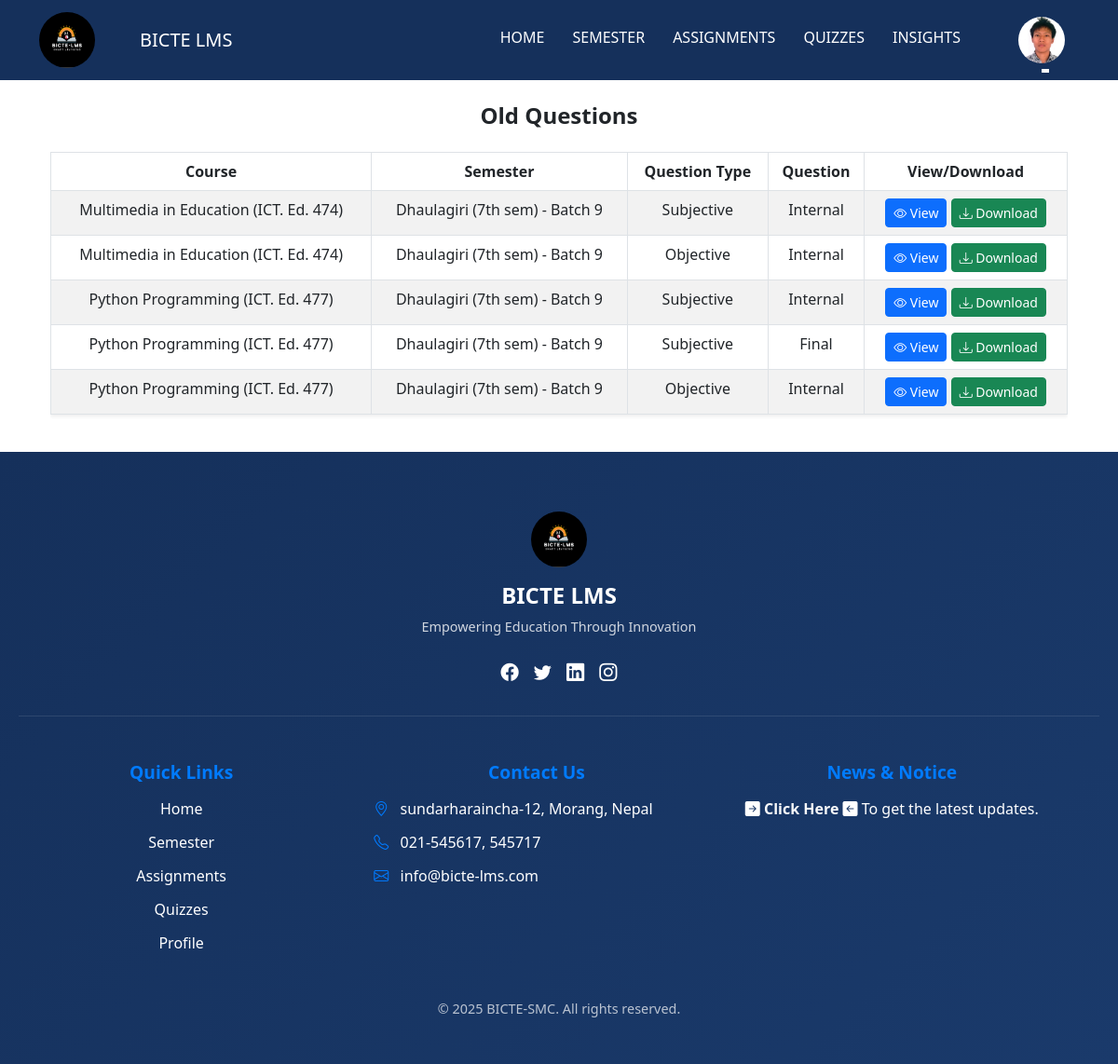
Screenshot of /api/student-home-oldquestions/ (signed in) with the database file from the repository.
### main/models.py (models this page shows, shortened)
class Student(models.Model):
    profile_picture = models.ImageField(upload_to='student_pics/', null=True, blank=True, default='no_image2.jpg')
    st_exam_roll_no = models.CharField(max_length=8, default='00000000')
    st_reg_no = models.CharField(max_length=40, default='0-0-000-00-0000')
    st_name = models.CharField(max_length=100)
    st_date_of_birth = models.DateField(null=True, blank=True)
    st_address = models.CharField(max_length=255)
    st_contact = models.CharField(max_length=15)
    enrollment_date = models.IntegerField(null=True, blank=True)
    st_email = models.EmailField(unique=True)
    st_password = models.CharField(max_length=128, default='studentSMC1')  # Default password
    st_gender = models.CharField(max_length=10, choices=[('Male', 'Male'), ('Female', 'Female'), ('Other', 'Other')], null=True, blank=True)
    st_father_name = models.CharField(max_length=100, null=True, blank=True)
    semester = models.ForeignKey('Semester', on_delete=models.CASCADE)
    email_sent = models.BooleanField(default=False)  # Track if email has been sent
    class Meta:
        verbose_name = "Student"
        verbose_name_plural = "Students"

class OldQuestion(models.Model):
    QUESTION_TYPES = [
        ('Objective', 'Objective'),
        ('Subjective', 'Subjective'),
    ]
    QUESTION_LEVELS = [
        ('Internal', 'Internal'),
        ('Final', 'Final'),
    ]
    question_level = models.CharField(max_length=20, choices=QUESTION_LEVELS, default='Internal')
    file = models.FileField(upload_to='old_questions/')
    course = models.ForeignKey('Course', on_delete=models.CASCADE)
    semester = models.ForeignKey('Semester', on_delete=models.CASCADE)
    question_type = models.CharField(max_length=20, choices=QUESTION_TYPES)

class Course(models.Model):
    syllabus_file = models.FileField(upload_to='syllabus_files/', null=True, blank=True)
    subject_code = models.CharField(max_length=20)
    title = models.CharField(max_length=50)
    description = models.TextField()
    credits = models.IntegerField()
    is_elective = models.BooleanField(default=False, blank=True, null=True)
    semester = models.ForeignKey(Semester, on_delete=models.CASCADE)
    teacher = models.ForeignKey(Teacher, on_delete=models.SET_NULL, null=True, blank=True)
    def __str__(self):
        return f"{self.title} ({self.subject_code})"
    class Meta:
        verbose_name = "Course"
        verbose_name_plural = "Courses"

class Semester(models.Model):
    EVEREST = "EV"
    ANNAPURNA = "AN"
    KANCHENJUNGA = "KA"
    MANASLU = "MA"
    LHOTSE = "LH"
    MAKALU = "MK"
    DHAULAGIRI = "DH"
    LANGTANG = "LA"
    SEMESTER_CHOICES = [
        (EVEREST, "Everest (1st sem)"),
        (ANNAPURNA, "Annapurna (2nd sem)"),
        (KANCHENJUNGA, "Kanchenjunga (3rd sem)"),
        (MANASLU, "Manaslu (4th sem)"),
        (LHOTSE, "Lhotse (5th sem)"),
        (MAKALU, "Makalu (6th sem)"),
        (DHAULAGIRI, "Dhaulagiri (7th sem)"),
        (LANGTANG, "Langtang (8th sem)"),
    ]
    se_name = models.CharField(max_length=2, choices=SEMESTER_CHOICES, default=EVEREST)
    batch = models.CharField(max_length=20)
    start_date = models.DateField()
    end_date = models.DateField(null=True, blank=True)
    is_active = models.BooleanField(default=True, verbose_name="Is Active")
    def __str__(self):
        return f"{self.get_se_name_display()} - Batch {self.batch}"
    class Meta:
        verbose_name = "Semester"
        verbose_name_plural = "Semesters"

### main/views.py (the view)
# urls.py: path('student-home-oldquestions/', views.StudentOldQuestionsPage.as_view(), name='student-home-oldquestions'),
class StudentOldQuestionsPage(LoginRequiredMixin, TemplateView):
    template_name = 'student_template/st_oldquestions.html'
    login_url = '/api/login/'
    def get_context_data(self, **kwargs):
        context = super().get_context_data(**kwargs)
        try:
            student = Student.objects.get(id=self.request.session.get('user_id'))
            context['student'] = student
            old_questions = OldQuestion.objects.filter(semester=student.semester).order_by('course__title')
            context['old_questions'] = old_questions
            if not old_questions.exists():
                context['warning'] = "No old questions available for your semester."
        except Student.DoesNotExist:
            context['error'] = 'Student not found. Please log in again.'
        return context

### templates/student_template/st_oldquestions.html (shortened to what this page needs)
{% extends 'student_template/st_base_template.html' %} {% block title %}Old Questions - BICTESMC{% endblock %} {% block content %}
<div class="container mt-4 mb-4">
    <h2 class="mb-4 text-center fw-bold text-dark fs-4">Old Questions</h2>
    {% if error %}
    <div class="alert alert-danger text-center">{{ error }}</div>
    {% elif warning %}
    <div class="alert alert-warning text-center">{{ warning }}</div>
    {% else %}
    <div class="table-responsive">
        <table class="table table-bordered table-striped table-hover shadow-sm">
            <thead class="thead-dark">
                <tr>
                    <th class="text-center fs-6">Course</th>
                    <th class="text-center fs-6">Semester</th>
                    <th class="text-center fs-6">Question Type</th>
                    <th class="text-center fs-6">Question</th>
                    <th class="text-center fs-6">View/Download</th>
                </tr>
            </thead>
            <tbody>
                {% for question in old_questions %}
                <tr class="animate__animated animate__fadeIn">
                    <td class="text-center" data-label="Course">{{ question.course }}</td>
                    <td class="text-center" data-label="Semester">
                        {{ question.semester }}
                    </td>
                    <td class="text-center" data-label="Question Type">
                        {{ question.question_type }}
                    </td>
                    <td class="text-center" data-label="Question">
                        {{ question.question_level }}
                    </td>
                    <td class="text-center" data-label="View/Download">
                        <a href="{{ question.file.url }}" class="btn btn-primary btn-sm" target="_blank">
                            <i class="bi bi-eye"></i> View
                        </a>
                        <a href="{{ question.file.url }}" class="btn btn-success download_butto btn-sm" download>
                            <i class="bi bi-download"></i> Download
                        </a>
                    </td>
                </tr>
                {% endfor %}
            </tbody>
        </table>
    </div>
    {% endif %}
</div>
{% endblock %}

### templates/student_template/st_base_template.html (shortened to what this page needs)
<!DOCTYPE html>
<html lang="en">
<head>
    <link rel="stylesheet" href="https://cdn.jsdelivr.net/npm/bootstrap-icons@1.11.3/font/bootstrap-icons.min.css">
    <link href="https://cdn.jsdelivr.net/npm/bootstrap@5.3.0/dist/css/bootstrap.min.css" rel="stylesheet" />
</head>
<body>
    {% load static %}
    <nav class="navbar navbar-expand-lg navbar-dark bg-dark">
        <div class="container">
            <div class="navbar-logo">
                <img class="mt-auto mb-auto" src="{% static 'images/main_logo.png' %}" alt="Logo" />
            </div>
            <a class="navbar-brand ms-5" href="#">BICTE LMS</a>
            <div class="collapse navbar-collapse" id="navbarNav">
                <ul class="navbar-nav ms-auto this_pading">
                    <li class="nav-item custom-padding dropdown">
                        <a class="nav-link {% if request.path == '/api/student-home/' %}active{% endif %}" href="/api/student-home/">Home</a>
                    </li>
                    <li class="nav-item custom-padding">
                        <a class="nav-link {% if request.path == '/api/st-semester-view/' %}active{% endif %}" href="/api/st-semester-view/{{ student.semester.id }}/">Semester</a
              >
            </li>
              <li class="nav-item custom-padding">
                        <a class="nav-link {% if request.path == '/api/student-assignment-view/' %}active{% endif %}" href="/api/student-assignment-view/">Assignments</a>
                    </li>
                    <li class="nav-item custom-padding">
                        <a class="nav-link {% if request.path == '/api/leaderboard/' %}active{% endif %}" href="/api/leaderboard/">Quizzes</a
              >
            </li>
            <li class="nav-item custom-padding dropdown">
              <a
                class="nav-link {% if request.path == '#' %}active{% endif %}"
                href="#"
                >Insights</a
              >
            </li>
              </ul>
            <li class="nav-item dropdown user_profile">
              <a
                class="nav-link dropdown-toggle no-hover"
                href="#"
                id="navbarDropdown"
                role="button"
                data-bs-toggle="dropdown"
                aria-expanded="false"
              >
                {% if student.profile_picture %}
                <img
                  src="{{ student.profile_picture.url }}"
                  alt="Profile Picture"
                  class="rounded-circle"
                  style="width: 50px; height: 50px"
                />
                {% endif %}
              </a>
            </li>
        </div>
      </div>
    </nav>
    <div class="container mt-4">{% block content %}{% endblock %}</div>
    <footer class="footer-section">
      <div class="footer-container">
          <div class="footer-top">
              <div class="footer-brand">
                  <div class="navbar-logo">
                      <a href="#">
                        <img src="{% static 'images/main_logo.png' %}" alt="Logo" />
                      </a>
            </div>
            <h3 class="brand-name" style="color:white !important;">BICTE LMS</h3>
            <p class="brand-tagline">Empowering Education Through Innovation</p>
            <div class="social-icons">
                <a href="#" class="social-icon"><i class="bi bi-facebook"></i></a>
                <a href="#" class="social-icon"><i class="bi bi-twitter"></i></a>
                <a href="#" class="social-icon"><i class="bi bi-linkedin"></i></a>
                <a href="#" class="social-icon"><i class="bi bi-instagram"></i></a>
            </div>
        </div>
        </div>
        <div class="footer-links mt-5 pe-5" style=" justify-content: center;  ">
            <div class="links-column" style=" text-align: center;">
                <h4 class="links-title">Quick Links</h4>
                <ul>
                    <li><a href="/api/student-home/">Home</a></li>
                    <li>
                        {% if student.semester %}
                        <a href="{% url 'st-semester-view' student.semester.id %}">Semester</a> {% else %}
                        <span class="text-muted error_semester ">Semester (Not Assigned)</span> {% endif %}
                    </li>
                    <li><a href="/api/student-assignment/">Assignments</a></li>
                    <li><a href="/api/leaderboard/">Quizzes</a></li>
                    <li><a href="/api/student-profile/">Profile</a></li>
                </ul>
            </div>
            <div class="links-column">
                <h4 class="links-title  text-center">Contact Us</h4>
                <ul>
                    <li><i class="bi bi-geo-alt"></i> sundarharaincha-12, Morang, Nepal</li>
                    <li><i class="bi bi-telephone"></i> 021-545617, 545717</li>
                    <li><i class="bi bi-envelope"></i> info@bicte-lms.com</li>
                </ul>
            </div>
            <div class="links-column">
                <h4 class="links-title text-center">News &amp; Notice</h4>
                <p class=" text-center bi bi-arrow-right-square-fill">
                    <a href="/api/student-notice-list/" class="text-decoration-none text-light fw-bold"> Click Here </a><span class="bi bi-arrow-left-square-fill"> To get the latest updates</span>.</p>
            </div>
        </div>
        <div class="footer-bottom">
            <p>&copy; <span id="current-year"></span> BICTE-SMC. All rights reserved.</p>
        </div>
        </div>
        </footer>
</body>
</html>

### templates/student_template/st_base_template.html (style rules this page uses)
.navbar-logo img { width: 60px; height: 60px; border-radius: 50%; transition: transform 0.3s ease; }
.navbar { background-color: #15305b !important; }
.navbar .navbar-nav .nav-link { color: #fff !important; font-weight: 500; padding: 10px 15px; text-transform: uppercase; transition: all 0.3s ease; position: relative; }
.navbar .navbar-nav .nav-link::after { content: ''; position: absolute; width: 0; height: 2px; background: white; bottom: 0; left: 50%; transform: translateX(-50%); transition: width 0.3s ease; }
.custom-padding { padding-top: 10px; }
.user_profile { padding-left: 2rem; }
.footer-section { background: linear-gradient(135deg, #15305b, #1a3a6b); color: #fff; padding: 4rem 0 2rem 0; position: relative; overflow: hidden; }
.footer-container { max-width: 1200px; margin: 0 auto; padding: 0 20px; }
.footer-top { display: flex; flex-wrap: wrap; gap: 2rem; padding-bottom: 2rem; border-bottom: 1px solid rgba(255, 255, 255, 0.1); }
.footer-brand { flex: 1; min-width: 250px; display: flex; flex-direction: column; align-items: center; text-align: center; }
.navbar-logo img { width: 60px; height: 60px; border-radius: 50%; margin-bottom: 1rem; }
.brand-name { font-size: 1.5rem; font-weight: bold; margin-bottom: 0.5rem; }
.brand-tagline { font-size: 0.9rem; color: rgba(255, 255, 255, 0.8); margin-bottom: 1.5rem; }
.social-icons { display: flex; gap: 1rem; justify-content: center; }
.social-icon { color: #fff; font-size: 1.2rem; transition: transform 0.3s ease, color 0.3s ease; }
.footer-links { flex: 2; display: flex; gap: 2rem; flex-wrap: wrap; }
.links-column { flex: 1; min-width: 150px; }
.links-title { font-size: 1.2rem; font-weight: bold; margin-bottom: 1rem; color: #007bff; }
.links-column ul { list-style: none; padding: 0; }
.links-column ul li { margin-bottom: 0.75rem; }
.links-column ul li a { color: #fff; text-decoration: none; transition: color 0.3s ease; }
.links-column ul li i { margin-right: 0.5rem; color: #007bff; }
.footer-bottom { text-align: center; padding-top: 2rem; font-size: 0.9rem; color: rgba(255, 255, 255, 0.7); }

### rows the page displays
Student: profile_picture (picture)
OldQuestion: course "Multimedia in Education (ICT. Ed. 474)", semester "Dhaulagiri (7th sem) - Batch 9", question_type "Subjective", question_level "Internal"
OldQuestion: course "Multimedia in Education (ICT. Ed. 474)", semester "Dhaulagiri (7th sem) - Batch 9", question_type "Objective", question_level "Internal"
OldQuestion: course "Python Programming (ICT. Ed. 477)", semester "Dhaulagiri (7th sem) - Batch 9", question_type "Subjective", question_level "Internal"
OldQuestion: course "Python Programming (ICT. Ed. 477)", semester "Dhaulagiri (7th sem) - Batch 9", question_type "Subjective", question_level "Final"
OldQuestion: course "Python Programming (ICT. Ed. 477)", semester "Dhaulagiri (7th sem) - Batch 9", question_type "Objective", question_level "Internal"
